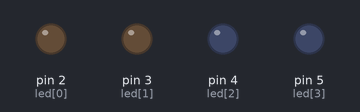
Recording of a sketch running on a simulated Arduino Uno, built with avr-gcc and run on an emulated ATmega328P. On the bench: output pins drawn as LEDs (lit = HIGH).

Above: at 0.1 s.
At 4.1 s:
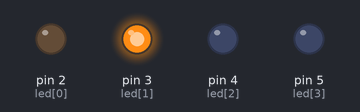
At 8.1 s:
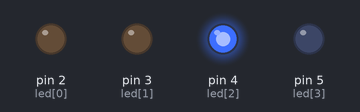
At 18.1 s:
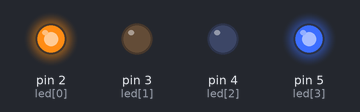
At 28.1 s:
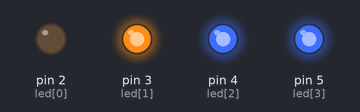
At 38.1 s:
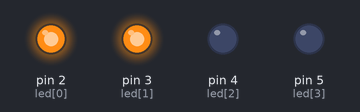
Timing chart, 0 to 39.6 s (numbered marks = the images above):
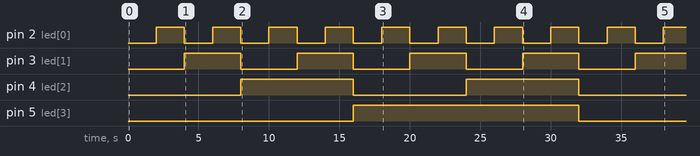

The sketch:

sketch.ino
```cpp
int led[] = {2, 3, 4, 5};

void setup()
{
for (int i=0; i<4; i++)
{
pinMode(led[i], OUTPUT);
}
}

void loop()
{
  for (byte num=0; num<=15; num++)
  {
  for (int n=0; n<=3; n++)
  {
  if (bitRead(num, n) == 1)
  {
  digitalWrite(led[n], HIGH);
  }
  else
  {
  digitalWrite(led[n], LOW);
  }
  }
  delay(2000);
  }
}
```

Measured:
- by itself, pin 2 (led[0]): alternates HIGH for 2.0 s and LOW for 2.0 s
- by itself, pin 3 (led[1]): alternates HIGH for 4.0 s and LOW for 4.0 s
- by itself, pin 4 (led[2]): alternates HIGH for 8.0 s and LOW for 8.0 s
- by itself, pin 5 (led[3]): LOW → HIGH at 16.0 s, → LOW 16.0 s later
